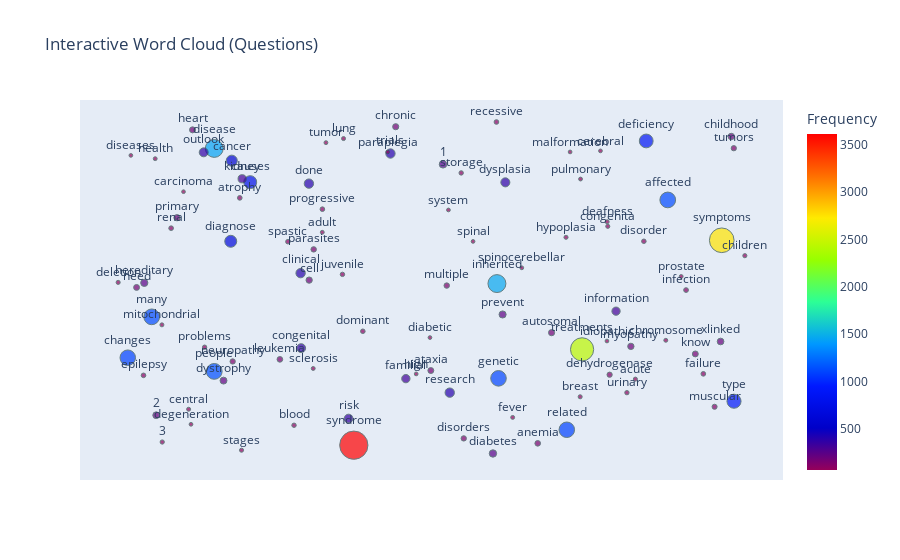

This figure's notebook cell:
### Code cell
# take top 100 words for visibility
top_q_df = q_df.head(100).copy()

# random positions for words
np.random.seed(42)
top_q_df["x"] = np.random.rand(len(top_q_df))
top_q_df["y"] = np.random.rand(len(top_q_df))

# scale word sizes by frequency
top_q_df["size"] = top_q_df["Frequency"] / top_q_df["Frequency"].max() * 50

fig = px.scatter(
    top_q_df,
    x="x",
    y="y",
    text="Word",
    size="size",
    color="Frequency",
    color_continuous_scale="rainbow",
    title="Interactive Word Cloud (Questions)"
)

fig.update_traces(textposition="top center", marker=dict(opacity=0.7, line=dict(width=1, color="DarkSlateGrey")))
fig.update_xaxes(visible=False)
fig.update_yaxes(visible=False)
fig.show()

### Figure 1 — Plotly figure (JSON) as saved in the notebook; plotly's stock layout.template omitted (floating-point values rounded to 4 significant figures)
{"data": [{"hovertemplate": "x=%{x}<br>y=%{y}<br>size=%{marker.size}<br>Word=%{text}<br>Frequency=%{marker.color}<extra></extra>", "legendgroup": "", "marker": {"color": [3616, 2748, 2437, 1459, 1443, 1132, 1117, 1117, 1097, 1088, 1088, 899, 861, 755, 649, 554, 396, 396, 395, 395, 370, 361, 357, 347, 316, 308, 303, 257, 247, 238, 230, 218, 205, 203, 185, 183, 180, 178, 172, 170, 166, 158, 157, 157, 145, 143, 135, 135, 130, 127, 125, 124, 117, 105, 100, 99, 99, 98, 97, 97, 95, 94, 93, 89, 88, 88, 85, 85, 83, 78, 77, 77, 76, 75, 75, 75, 74, 72, 72, 72, 69, 69, 68, 68, 68, 67, 67, 66, 65, 64, 64, 63, 63, 63, 63, 63, 63, 62, 62, 62], "coloraxis": "coloraxis", "line": {"color": "DarkSlateGrey", "width": 1}, "opacity": 0.7, "size": [50.0, 38.0, 33.7, 20.17, 19.95, 15.65, 15.45, 15.45, 15.17, 15.04, 15.04, 12.43, 11.91, 10.44, 8.974, 7.66, 5.476, 5.476, 5.462, 5.462, 5.116, 4.992, 4.936, 4.798, 4.369, 4.259, 4.19, 3.554, 3.415, 3.291, 3.18, 3.014, 2.835, 2.807, 2.558, 2.53, 2.489, 2.461, 2.378, 2.351, 2.295, 2.185, 2.171, 2.171, 2.005, 1.977, 1.867, 1.867, 1.798, 1.756, 1.728, 1.715, 1.618, 1.452, 1.383, 1.369, 1.369, 1.355, 1.341, 1.341, 1.314, 1.3, 1.286, 1.231, 1.217, 1.217, 1.175, 1.175, 1.148, 1.079, 1.065, 1.065, 1.051, 1.037, 1.037, 1.037, 1.023, 0.9956, 0.9956, 0.9956, 0.9541, 0.9541, 0.9403, 0.9403, 0.9403, 0.9264, 0.9264, 0.9126, 0.8988, 0.885, 0.885, 0.8711, 0.8711, 0.8711, 0.8711, 0.8711, 0.8711, 0.8573, 0.8573, 0.8573], "sizemode": "area", "sizeref": 0.125, "symbol": "circle"}, "mode": "markers+text", "name": "", "orientation": "v", "showlegend": false, "text": ["syndrome", "symptoms", "treatments", "inherited", "disease", "people", "many", "affected", "genetic", "related", "changes", "type", "deficiency", "causes", "diagnose", "cancer", "done", "research", "trials", "clinical", "dysplasia", "outlook", "congenital", "risk", "familial", "information", "kidney", "1", "diabetes", "hereditary", "prevent", "dystrophy", "2", "xlinked", "childhood", "myopathy", "cell", "primary", "autosomal", "chronic", "heart", "ataxia", "need", "know", "leukemia", "anemia", "parasites", "multiple", "disorders", "neuropathy", "tumors", "dehydrogenase", "muscular", "infection", "recessive", "failure", "renal", "atrophy", "epilepsy", "progressive", "dominant", "spastic", "disorder", "juvenile", "blood", "storage", "problems", "urinary", "3", "children", "congenita", "stages", "deletion", "acute", "hypoplasia", "breast", "deafness", "mitochondrial", "lung", "central", "chromosome", "fever", "tumor", "health", "sclerosis", "adult", "pulmonary", "spinocerebellar", "prostate", "high", "degeneration", "malformation", "cerebral", "spinal", "idiopathic", "diabetic", "system", "paraplegia", "diseases", "carcinoma"], "textposition": "top center", "type": "scatter", "x": [0.3745, 0.9507, 0.732, 0.5987, 0.156, 0.156, 0.05808, 0.8662, 0.6011, 0.7081, 0.02058, 0.9699, 0.8324, 0.2123, 0.1818, 0.1834, 0.3042, 0.5248, 0.4319, 0.2912, 0.6119, 0.1395, 0.2921, 0.3664, 0.4561, 0.7852, 0.1997, 0.5142, 0.5924, 0.04645, 0.6075, 0.1705, 0.06505, 0.9489, 0.9656, 0.8084, 0.3046, 0.09767, 0.6842, 0.4402, 0.122, 0.4952, 0.03439, 0.9093, 0.2588, 0.6625, 0.3117, 0.5201, 0.5467, 0.1849, 0.9696, 0.7751, 0.9395, 0.8948, 0.5979, 0.9219, 0.08849, 0.196, 0.04523, 0.3253, 0.3887, 0.2713, 0.8287, 0.3568, 0.2809, 0.5427, 0.1409, 0.8022, 0.07455, 0.9869, 0.7722, 0.1987, 0.005522, 0.8155, 0.7069, 0.729, 0.7713, 0.07404, 0.3585, 0.1159, 0.8631, 0.6233, 0.3309, 0.06356, 0.311, 0.3252, 0.7296, 0.6376, 0.8872, 0.4722, 0.1196, 0.7132, 0.7608, 0.5613, 0.771, 0.4938, 0.5227, 0.4275, 0.02542, 0.1079], "xaxis": "x", "y": [0.03143, 0.6364, 0.3144, 0.5086, 0.9076, 0.2493, 0.4104, 0.7556, 0.2288, 0.07698, 0.2898, 0.1612, 0.9297, 0.8081, 0.6334, 0.8715, 0.8037, 0.1866, 0.8926, 0.5393, 0.8074, 0.8961, 0.318, 0.1101, 0.2279, 0.4271, 0.818, 0.8607, 0.006952, 0.5107, 0.4174, 0.2221, 0.1199, 0.3376, 0.9429, 0.3232, 0.5188, 0.703, 0.3636, 0.9718, 0.9624, 0.2518, 0.4972, 0.3009, 0.2848, 0.03689, 0.6096, 0.5027, 0.05148, 0.2786, 0.9083, 0.2396, 0.1449, 0.4895, 0.9857, 0.2421, 0.6721, 0.7616, 0.2376, 0.7282, 0.3678, 0.6323, 0.6335, 0.5358, 0.09029, 0.8353, 0.3208, 0.1865, 0.04078, 0.5909, 0.6776, 0.01659, 0.5121, 0.2265, 0.6452, 0.1744, 0.6909, 0.3867, 0.9367, 0.1375, 0.3411, 0.1135, 0.9247, 0.8773, 0.2579, 0.66, 0.8172, 0.5552, 0.5297, 0.2419, 0.0931, 0.8972, 0.9004, 0.6331, 0.339, 0.3492, 0.726, 0.8971, 0.8871, 0.7799], "yaxis": "y"}], "layout": {"coloraxis": {"colorbar": {"title": {"text": "Frequency"}}, "colorscale": [[0, "rgb(150,0,90)"], [0.125, "rgb(0,0,200)"], [0.25, "rgb(0,25,255)"], [0.375, "rgb(0,152,255)"], [0.5, "rgb(44,255,150)"], [0.625, "rgb(151,255,0)"], [0.75, "rgb(255,234,0)"], [0.875, "rgb(255,111,0)"], [1, "rgb(255,0,0)"]]}, "legend": {"itemsizing": "constant", "tracegroupgap": 0}, "title": {"text": "Interactive Word Cloud (Questions)"}, "xaxis": {"anchor": "y", "domain": [0, 1], "title": {"text": "x"}, "visible": false}, "yaxis": {"anchor": "x", "domain": [0, 1], "title": {"text": "y"}, "visible": false}}}
